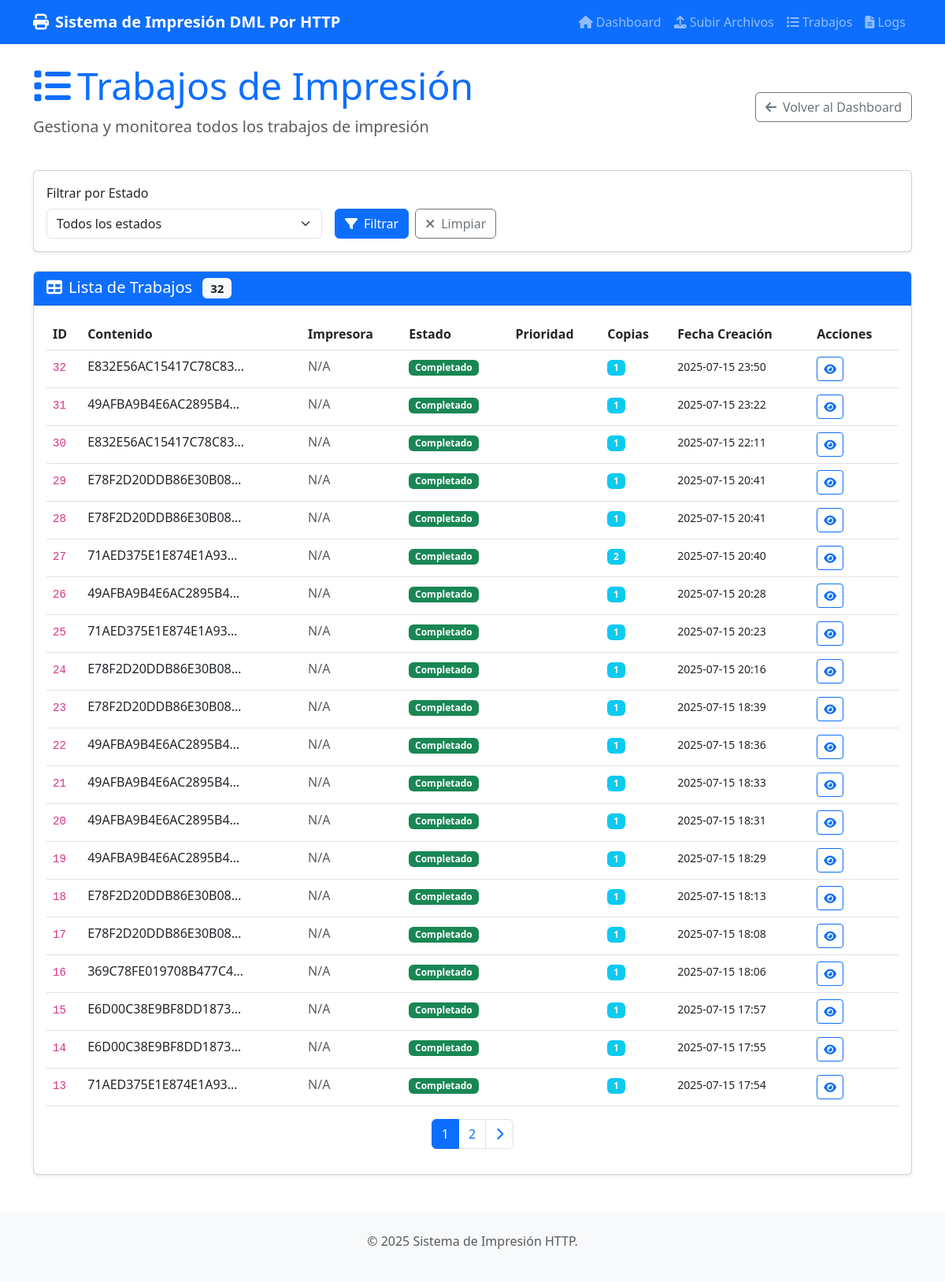
Page /jobs on the committed database.
### app.py (models this page shows)
class PrintJob(db.Model):
    id = db.Column(db.Integer, primary_key=True)
    filename = db.Column(db.String(256), nullable=False)
    file_path = db.Column(db.String(512), nullable=False)
    printer_name = db.Column(db.String(128), nullable=False)
    copies = db.Column(db.Integer, default=1)
    status = db.Column(db.String(32), default='pending')  # pending, processing, completed, failed
    error_message = db.Column(db.String(512))
    created_at = db.Column(db.DateTime, default=datetime.utcnow)
    completed_at = db.Column(db.DateTime)

### app.py (the view)
@app.route('/jobs')
def jobs():
    page = request.args.get('page', 1, type=int)
    per_page = 20
    status_filter = request.args.get('status')
    query = PrintJob.query
    if status_filter:
        query = query.filter_by(status=status_filter)
    jobs = query.order_by(PrintJob.created_at.desc()).paginate(page=page, per_page=per_page, error_out=False)
    return render_template('jobs.html', jobs=jobs, status_filter=status_filter)

### templates/jobs.html (shortened to what this page needs)
{% extends "base.html" %}
{% block content %}
<div class="row">
    <div class="col-12">
        <div class="d-flex justify-content-between align-items-center mb-4">
            <div>
                <h1 class="display-5 text-primary">
                    <i class="fas fa-list me-2"></i>Trabajos de Impresión
                </h1>
                <p class="lead text-muted">Gestiona y monitorea todos los trabajos de impresión</p>
            </div>
            <a href="{{ url_for('index') }}" class="btn btn-outline-secondary">
                <i class="fas fa-arrow-left me-2"></i>Volver al Dashboard
            </a>
        </div>
        <div class="card shadow-sm mb-4">
            <div class="card-body">
                <form method="GET" class="row g-3">
                    <div class="col-md-4">
                        <label for="status" class="form-label">Filtrar por Estado</label>
                        <select class="form-select" name="status" id="status">
                            <option value="">Todos los estados</option>
                        </select>
                    </div>
                    <div class="col-md-4 d-flex align-items-end">
                        <button type="submit" class="btn btn-primary me-2">
                            <i class="fas fa-filter me-2"></i>Filtrar
                        </button>
                        <a href="{{ url_for('jobs') }}" class="btn btn-outline-secondary">
                            <i class="fas fa-times me-2"></i>Limpiar
                        </a>
                    </div>
                </form>
            </div>
        </div>
        <div class="card shadow-sm">
            <div class="card-header bg-primary text-white">
                <h5 class="mb-0">
                    <i class="fas fa-table me-2"></i>Lista de Trabajos
                    <span class="badge bg-light text-dark ms-2">{{ jobs.total }}</span>
                </h5>
            </div>
            <div class="card-body">
                {% if jobs.items %}
                    <div class="table-responsive">
                        <table class="table table-hover">
                            <thead>
                                <tr>
                                    <th>ID</th>
                                    <th>Contenido</th>
                                    <th>Impresora</th>
                                    <th>Estado</th>
                                    <th>Prioridad</th>
                                    <th>Copias</th>
                                    <th>Fecha Creación</th>
                                    <th>Acciones</th>
                                </tr>
                            </thead>
                            <tbody>
                                {% for job in jobs.items %}
                                    <tr>
                                        <td>
                                            <code class="small">{{ job.id }}</code>
                                        </td>
                                        <td>
                                            <span class="text-truncate d-inline-block" style="max-width: 200px;"
                                                  title="{{ job.filename }}">
                                                {{ job.filename[:50] }}{% if job.filename|length > 50 %}...{% endif %}
                                            </span>
                                        </td>
                                        <td>
                                            {% if job.printer %}
                                                <i class="fas fa-print text-primary me-1"></i>
                                                {{ job.printer.name }}
                                            {% else %}
                                                <span class="text-muted">N/A</span>
                                            {% endif %}
                                        </td>
                                        <td>
                                            {% if job.status == 'pending' %}
                                                <span class="badge bg-warning">Pendiente</span>
                                            {% elif job.status == 'printing' %}
                                                <span class="badge bg-info">Imprimiendo</span>
                                            {% elif job.status == 'completed' %}
                                                <span class="badge bg-success">Completado</span>
                                            {% elif job.status == 'failed' %}
                                                <span class="badge bg-danger">Fallido</span>
                                            {% elif job.status == 'cancelled' %}
                                                <span class="badge bg-secondary">Cancelado</span>
                                            {% endif %}
                                        </td>
                                        <td>
                                        </td>
                                        <td>
                                            <span class="badge bg-info">{{ job.copies }}</span>
                                        </td>
                                        <td>
                                            <small>{{ job.created_at.strftime('%Y-%m-%d %H:%M') }}</small>
                                        </td>
                                        <td>
                                            <div class="btn-group" role="group">
                                                <a href="{{ url_for('api_job_status', job_id=job.id) }}"
                                                   class="btn btn-sm btn-outline-primary" title="Ver detalles">
                                                    <i class="fas fa-eye"></i>
                                                </a>
                                            </div>
                                        </td>
                                    </tr>
                                {% endfor %}
                            </tbody>
                        </table>
                    </div>
                    {% if jobs.pages > 1 %}
                        <nav aria-label="Navegación de páginas">
                            <ul class="pagination justify-content-center">
                                {% for page_num in jobs.iter_pages() %}
                                    {% if page_num %}
                                        <li class="page-item {% if page_num == jobs.page %}active{% endif %}">
                                            <a class="page-link" href="{{ url_for('jobs', page=page_num, status=status_filter) }}">
                                                {{ page_num }}
                                            </a>
                                        </li>
                                    {% else %}
                                        <li class="page-item disabled">
                                            <span class="page-link">...</span>
                                        </li>
                                    {% endif %}
                                {% endfor %}
                                {% if jobs.has_next %}
                                    <li class="page-item">
                                        <a class="page-link" href="{{ url_for('jobs', page=jobs.next_num, status=status_filter) }}">
                                            <i class="fas fa-chevron-right"></i>
                                        </a>
                                    </li>
                                {% endif %}
                            </ul>
                        </nav>
                    {% endif %}
                {% endif %}
            </div>
        </div>
    </div>
</div>
{% endblock %}

### templates/base.html (shortened to what this page needs)
<!DOCTYPE html>
<html lang="es">
<head>
    <link href="https://cdn.jsdelivr.net/npm/bootstrap@5.3.0/dist/css/bootstrap.min.css" rel="stylesheet">
    <link rel="stylesheet" href="https://cdnjs.cloudflare.com/ajax/libs/font-awesome/6.4.0/css/all.min.css">
</head>
<body>
    <nav class="navbar navbar-expand-lg navbar-dark bg-primary">
        <div class="container">
            <a class="navbar-brand" href="{{ url_for('index') }}">
                <i class="fas fa-print me-2"></i>Sistema de Impresión DML Por HTTP
            </a>
            <div class="collapse navbar-collapse" id="navbarNav">
                <ul class="navbar-nav ms-auto">
                    <li class="nav-item">
                        <a class="nav-link" href="{{ url_for('index') }}">
                            <i class="fas fa-home me-1"></i>Dashboard
                        </a>
                    </li>
                    <li class="nav-item">
                        <a class="nav-link" href="{{ url_for('upload_page') }}">
                            <i class="fas fa-upload me-1"></i>Subir Archivos
                        </a>
                    </li>
                    <li class="nav-item">
                        <a class="nav-link" href="{{ url_for('jobs') }}">
                            <i class="fas fa-list me-1"></i>Trabajos
                        </a>
                    </li>
                    <li class="nav-item">
                        <a class="nav-link" href="{{ url_for('logs') }}">
                            <i class="fas fa-file-alt me-1"></i>Logs
                        </a>
                    </li>
                </ul>
            </div>
        </div>
    </nav>
    <main class="container mt-4">
        {% block content %}{% endblock %}
    </main>
    <footer class="bg-light text-center text-muted py-4 mt-5">
        <div class="container">
            <p>&copy; 2025 Sistema de Impresión HTTP.</p>
        </div>
    </footer>
</body>
</html>

### templates/base.html (style rules this page uses)
.navbar-brand { font-weight: bold; }

### rows in the picture
PrintJob: id "32", filename "E832E56AC15417C78C83…", status "Completado", copies "1", created_at "2025-07-15 23:50"
PrintJob: id "31", filename "49AFBA9B4E6AC2895B4…", status "Completado", copies "1", created_at "2025-07-15 23:22"
PrintJob: id "30", filename "E832E56AC15417C78C83…", status "Completado", copies "1", created_at "2025-07-15 22:11"
PrintJob: id "29", filename "E78F2D20DDB86E30B08…", status "Completado", copies "1", created_at "2025-07-15 20:41"
PrintJob: id "28", filename "E78F2D20DDB86E30B08…", status "Completado", copies "1", created_at "2025-07-15 20:41"
PrintJob: id "27", filename "71AED375E1E874E1A93…", status "Completado", copies "2", created_at "2025-07-15 20:40"
PrintJob: id "26", filename "49AFBA9B4E6AC2895B4…", status "Completado", copies "1", created_at "2025-07-15 20:28"
PrintJob: id "25", filename "71AED375E1E874E1A93…", status "Completado", copies "1", created_at "2025-07-15 20:23"
PrintJob: id "24", filename "E78F2D20DDB86E30B08…", status "Completado", copies "1", created_at "2025-07-15 20:16"
PrintJob: id "23", filename "E78F2D20DDB86E30B08…", status "Completado", copies "1", created_at "2025-07-15 18:39"
PrintJob: id "22", filename "49AFBA9B4E6AC2895B4…", status "Completado", copies "1", created_at "2025-07-15 18:36"
PrintJob: id "21", filename "49AFBA9B4E6AC2895B4…", status "Completado", copies "1", created_at "2025-07-15 18:33"
PrintJob: id "20", filename "49AFBA9B4E6AC2895B4…", status "Completado", copies "1", created_at "2025-07-15 18:31"
PrintJob: id "19", filename "49AFBA9B4E6AC2895B4…", status "Completado", copies "1", created_at "2025-07-15 18:29"
PrintJob: id "18", filename "E78F2D20DDB86E30B08…", status "Completado", copies "1", created_at "2025-07-15 18:13"
PrintJob: id "17", filename "E78F2D20DDB86E30B08…", status "Completado", copies "1", created_at "2025-07-15 18:08"
PrintJob: id "16", filename "369C78FE019708B477C4…", status "Completado", copies "1", created_at "2025-07-15 18:06"
PrintJob: id "15", filename "E6D00C38E9BF8DD1873…", status "Completado", copies "1", created_at "2025-07-15 17:57"
PrintJob: id "14", filename "E6D00C38E9BF8DD1873…", status "Completado", copies "1", created_at "2025-07-15 17:55"
PrintJob: id "13", filename "71AED375E1E874E1A93…", status "Completado", copies "1", created_at "2025-07-15 17:54"

### other values in the picture
{{ jobs.total }} "32"
{{ page_num }} "1" "2"
